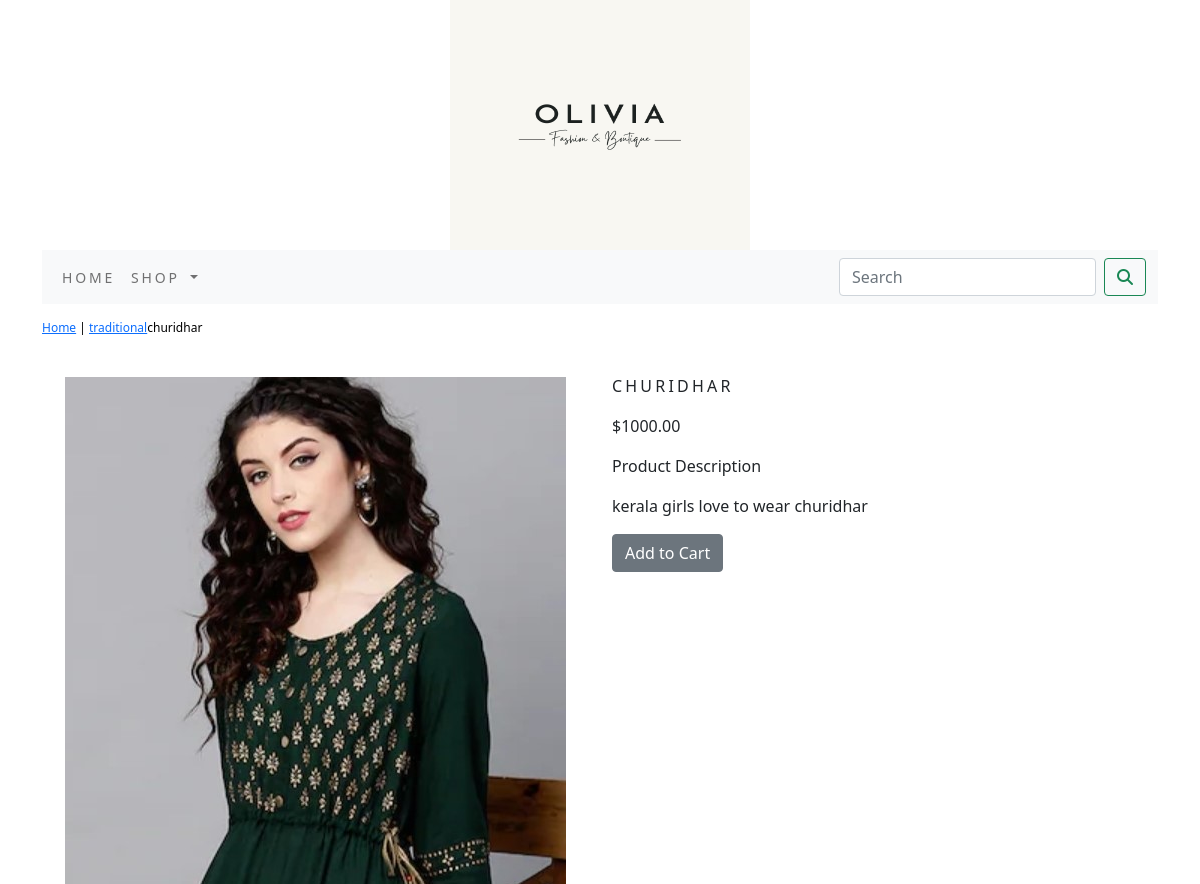
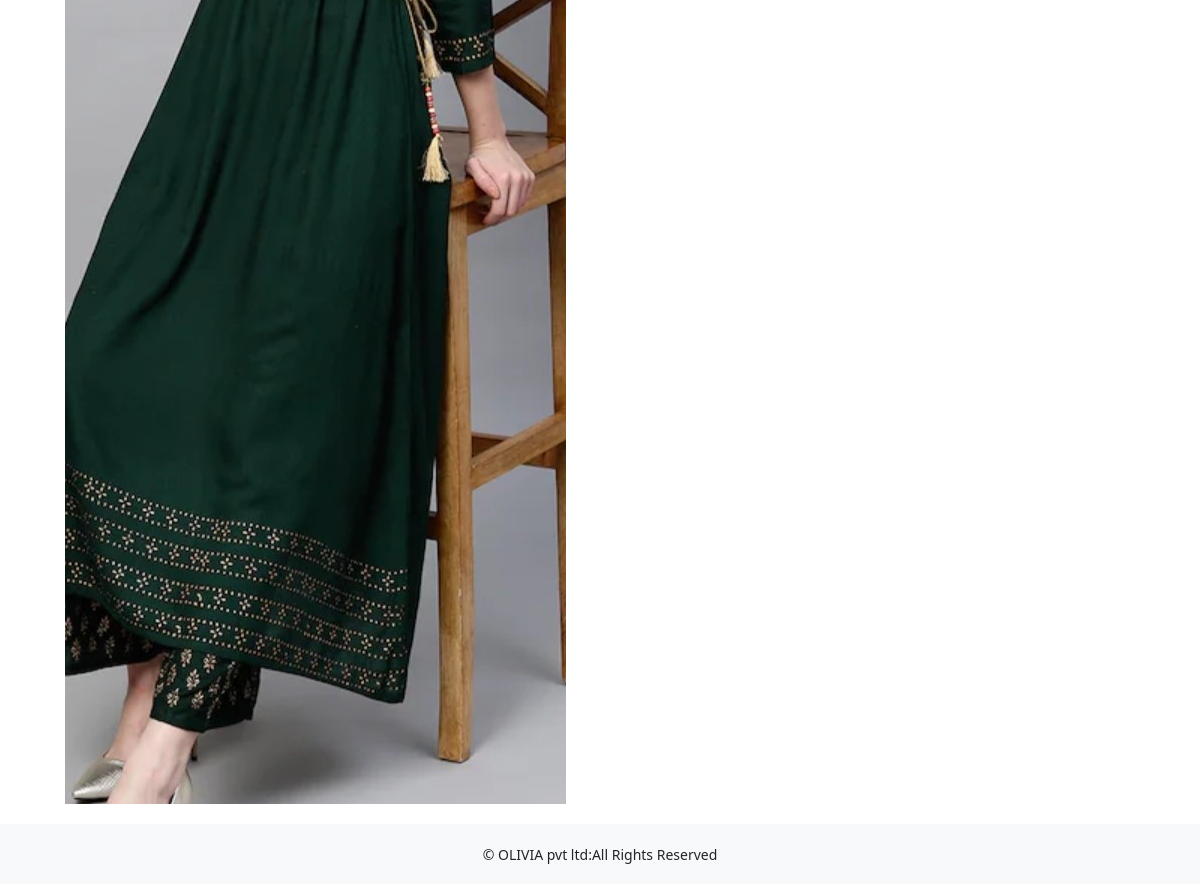
/shop/traditional/churidhar, run on the app's committed database (2 pictures, top to bottom).
### shop/models.py (models this page shows, shortened)
class Product(models.Model):
     name = models.CharField(max_length=250, unique=True)
     slug = models.SlugField(max_length=250, unique=True)
     description = models.TextField(blank=True)
     price=models.DecimalField(max_digits=10,decimal_places=2)
     category=models.ForeignKey(Category,on_delete=models.CASCADE)
     image = models.ImageField(upload_to='product', blank=True,default=None)
     stock=models.IntegerField()
     available=models.BooleanField(default=True)
     created=models.DateTimeField(auto_now_add=True)
     class Meta:
         ordering = ('name',)
         verbose_name = 'product'
         verbose_name_plural = 'products'

class Category(models.Model):
    name=models.CharField(max_length=250,unique=True)
    slug=models.SlugField(max_length=250,unique=True)
    description=models.TextField(blank=True)
    image=models.ImageField(upload_to='category',blank=True)
    class Meta:
        ordering=('name',)
        verbose_name='category'
        verbose_name_plural='categories'
    def get_url(self):
        return reverse('shop:product_by_category',args=[self.slug])
    def __str__(self):
        return '{}'.format(self.name)

### shop/views.py (the view)
# urls.py: path('<slug:c_slug>/<slug:product_slug>',views.ProDetail,name='prodCatdetail')
def ProDetail(request,c_slug,product_slug):
    try:
        product=Product.objects.get(category__slug=c_slug,slug=product_slug)
    except Exception as e:
        raise e
    return render(request,'product.html',{'product':product})

### cart/context_processors.py (called while the page is built)
def counter(request):
    item_count=0
    if 'admin' in request.path:
        return {}
    else:
        try:
            cart=Cart.objects.filter(cart_id=_cart_id(request))
            cart_items=CartItem.objects.all().filter(cart=cart[:1])
            for cart_item in cart_items:
                item_count=cart_item.quantity
        except Cart.DoesNotExist:
            item_count =0
    return dict(item_count=item_count)

### cart/views.py (called while the page is built)
def _cart_id(request):
    cart=request.session.session_key
    if not cart:
        cart=request.session.create()
    return cart

### shop/context_processors.py (called while the page is built)
def menu_links(request):
    links=Category.objects.all()
    return dict(links=links)

### templates/product.html (shortened to what this page needs)
{% extends 'base.html' %}
{% load static %}
{% block content %}
<div class="row my_prod_row_class">
    <div class="mx_auto">
        <p><a href="{% url 'shop:allProdCat' %}">Home</a> | <a href="{{product.category.get_url}}">{{product.category}}</a>{{product.name}}</p>
    </div>
<div class="container">
    <br>
<div class="row">
    <div class="col-12 col-sm-12 col-md-12 col-lg-6 text-center">
        <div style="min-width:18rem">
            <img src="{{product.image.url}}" alt="{{product.name}}">
        </div>
    </div>
    <div class="col-12 col-sm-12 col-md-12 col-lg-6">
        <h1 class="my_prod_title">{{product.name}}</h1>
        <p>${{product.price}}</p>
        <p class="my_title">Product Description</p>
        <p class="text-justify my_prod_text">{{product.description}}</p>
        {% if product.stock <= 0 %}
        <p class="text-justify my_prod_text"><b>Out of stock</b></p>
        {% else %}
        <a class="btn btn-secondary" href="{% url 'cart:add_cart' product.id %}">Add to Cart</a>
        {% endif %}
    </div>
</div>
</div>
</div>
{% endblock %}

### static/css/custom.css (style rules this page uses)
body { font-family: 'Roboto', sans-serif; }
.my_title { font-size:16px; text_transform:uppercase; letterspacing:.2em; }
.my_prod_row_class { padding-top:15px; padding-bottom:20px; }
.my_prod_row_class .mx_auto { color:#000; font-size:12px; text-decoration:none; }
.my_prod_title { font-size:16px; text-transform:uppercase; letter-spacing: .2em; padding-top; padding-bottom:10px; }

### data on the page
Product: category "traditional", name "churidhar", image (picture), name "CHURIDHAR", price "1000.00", description "kerala girls love to wear churidhar"
